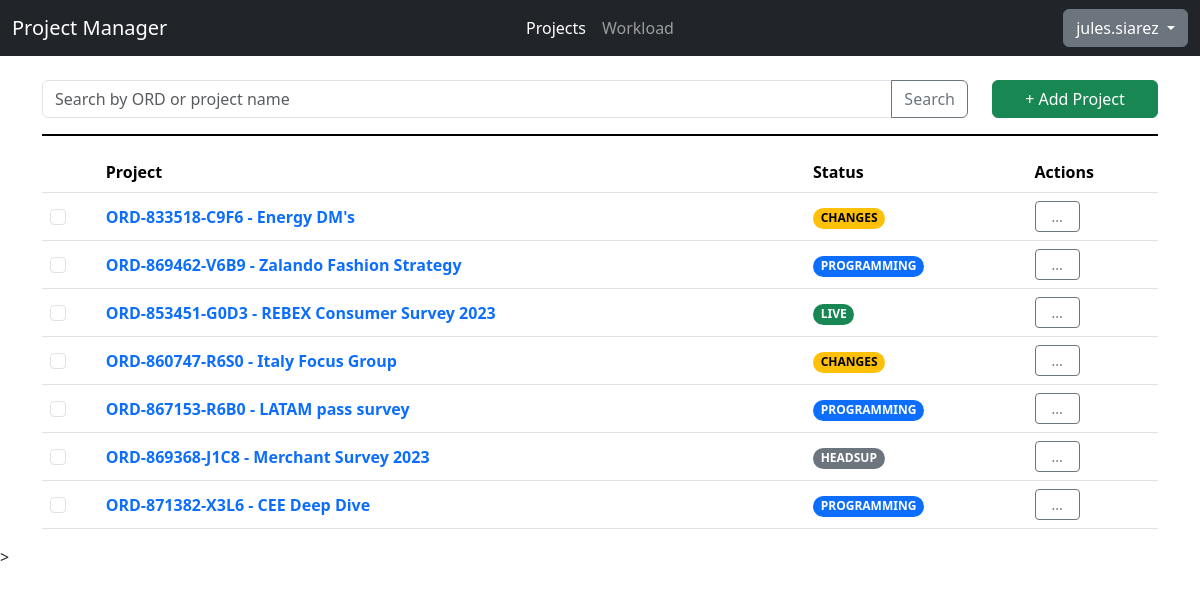
The app's page /projects/ (signed in), older data.
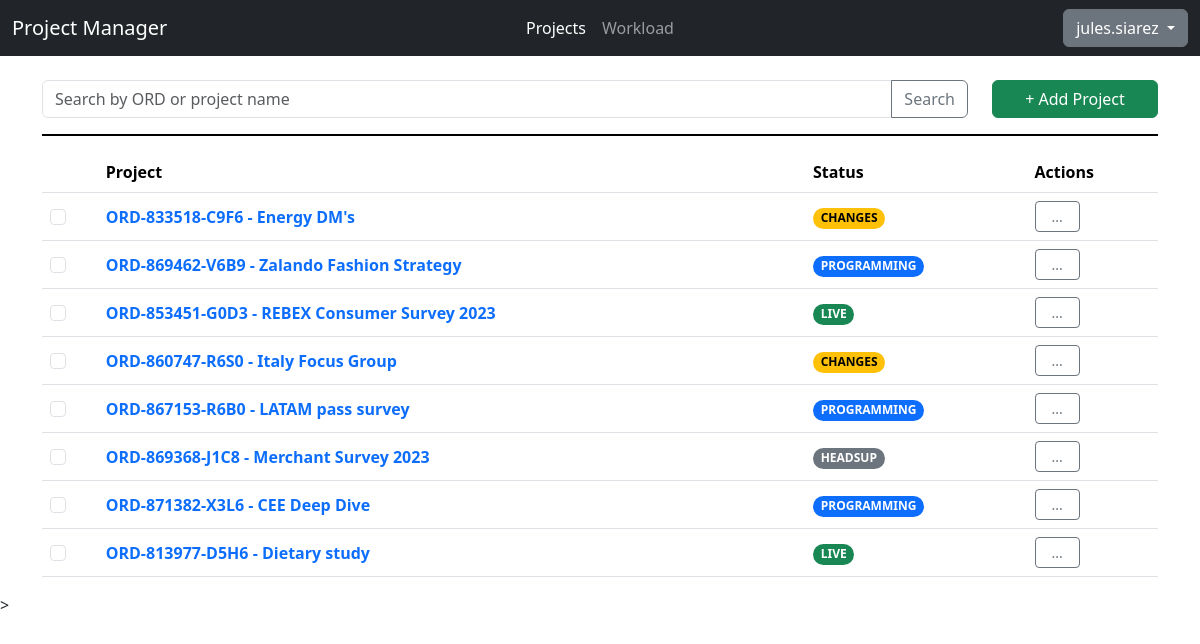
The same page, newer data.
### api/models.py (models this page shows, shortened)
class Project(models.Model):
    STATUS_CHOICES = [
     ("Headsup","Headsup"),
     ("Programming","Programming"),
     ("Changes","Changes"),
     ("Live", "Live"),
     ("LiveChange", "Live Changes"),
     ("Closed", "Closed")
    ]
    REGION_CHOICES = [
      ("APAC","APAC"),
      ("EMEA","EMEA"),
      ("NA","NA")
    ]
    PLATFORM_CHOICES = [
      ("Decipher", "Decipher"),
      ("CMIX","CMIX"),
      ("Confirmit","Confirmit")
    ]
    __original_eta = None
    code = models.SlugField(max_length=8, default=generate_unique_code, unique=True)
    ord = models.CharField(max_length=15, unique=True, validators=[RegexValidator(regex="^ORD-[0-9]{6}-[0-9A-Z]{4}$", message="Please enter the ORD in ORD-XXXXX-XXXX format.")])
    project_name = models.CharField(max_length=200)
    status = models.CharField(max_length=20, default="Headsup", choices=STATUS_CHOICES)
    created_date = models.DateField(auto_now_add=True)
    region = models.CharField(max_length=10, blank=True, choices=REGION_CHOICES)
    pid = models.CharField(max_length=20, blank=True)
    platform = models.CharField(max_length=15, default="Decipher", choices=PLATFORM_CHOICES)
    eta = models.DateTimeField(null=True,blank=True)
    details = models.TextField(max_length=255, blank=True)
    creator = models.ForeignKey(User, on_delete=models.CASCADE,null=True)
    def __init__(self, *args, **kwargs):
        super().__init__(*args, **kwargs)
        self.__original_eta = self.eta
    def get_absolute_url(self):
        return reverse("project", args=[self.ord])

### testfront/views.py (the view)
# urls.py: path('', views.mainpage, name="projectall"),
@login_required
def mainpage(request):
    if "search" in request.GET:
        projects_list = search_project(request.GET["search"])
    else:
        projects_list = Project.objects.all()
    page_num = 1
    if "page" in request.GET:
        if str(request.GET["page"]).isdigit():
            page_num = int(request.GET["page"])
    paginator_result = paginator_setup(projects_list, page_num)
    return render(request, "testfront/projectlist.html", paginator_result)

### testfront/templates/testfront/projectlist.html (shortened to what this page needs)
{% extends "base.html" %}
{% load static %}
{% block css %} {% static "css/index.css" %} {% endblock %}
{% block body %}
      <form class="row">
        <div class="col-10">
          <div class="input-group">
          <input type="text" class="form-control" name="search" minlength="3" placeholder="Search by ORD or project name" aria-label="Search Project" aria-describedby="button-search">
          <button class="btn btn-outline-secondary" type="submit" id="button-search">Search</button>
          </div>
        </div>
        <div class="col-2 d-grid">
          <a role="button" class="btn btn-success" href="{% url "newproject" %}">
            + Add Project
          </a>
        </div>
      </form>
      <hr class="border-2 border-black opacity-100" />
      {% if projects|length > 0 %}
      <table class="table">
        <thead>
          <tr>
            <th scope="col">&nbsp;</th>
            <th scope="col">Project</th>
            <th scope="col text-center">Status</th>
            <th scope="col text-center">Actions</th>
          </tr>
        </thead>
        <tbody>
          {% for project in projects %}
          <tr>
            <th class="align-middle" scope="row"><input class="form-check-input" type="checkbox" value=""></th>
            <td class="align-middle"><a href="{{ project.get_absolute_url }}" class="fw-bold text-decoration-none">{{project.ord}} - {{project.project_name}}</a></td>
            <td class="align-middle"><span class="badge rounded-pill
              {% if project.status == "Headsup" %} text-bg-secondary {% endif %}
              {% if project.status == "Programming" %} text-bg-primary {% endif %}
              {% if project.status == "Changes" or project.status == "LiveChange" %} text-bg-warning {% endif %}
              {% if project.status == "Live" %} text-bg-success {% endif %}
            ">{{project.status|upper}}</span></td>
            <td class="align-middle">
              <div class="dropdown">
                <button class="px-3 py-1 btn btn-outline-secondary btn-sm" type="button" data-bs-toggle="dropdown" aria-expanded="false">
                  ...
                </button>
              </div>
          </td>
          </tr>
          {% endfor %}
        </tbody>
      </table>
      {% endif %}
{% endblock %}

### testfront/templates/base.html (shortened to what this page needs)
{% load static %}
<!DOCTYPE html>
<html lang="en">
  <head>
    <link rel="stylesheet" href="{% static "css/bootstrap.min.css" %}" />
    <link rel="stylesheet" href="{% block css %} {% endblock %}" />
  </head>
  <body>
    <nav class="navbar navbar-expand-lg bg-dark" data-bs-theme="dark">
      <div class="container-fluid">
        <div class="collapse navbar-collapse d-lg-flex" id="navbarNavAltMarkup">
          <a class="navbar-brand col-lg-3 me-auto">Project Manager </a>
          <div class="navbar-nav col-lg-6 justify-content-lg-center">
            <a class="nav-link active" aria-current="page" href="{% url "projectall" %}">Projects</a>
            <a class="nav-link" href="#">Workload</a>
          </div>
          <div class="d-lg-flex col-lg-3 justify-content-lg-end dropdown">
            <button class="btn btn-secondary dropdown-toggle" type="button" data-bs-toggle="dropdown" aria-expanded="false">
              {{user.username}}
            </button>
          </div>
        </div>
      </div>
    </nav>
    <main class="container mt-4">{% block body %} {% endblock %}</main>
    ></script>
  </body>
</html>

Row changes from the older to the newer data that the page shows:
added Project: ord "ORD-813977-D5H6", project_name "Dietary study", status "LIVE"
